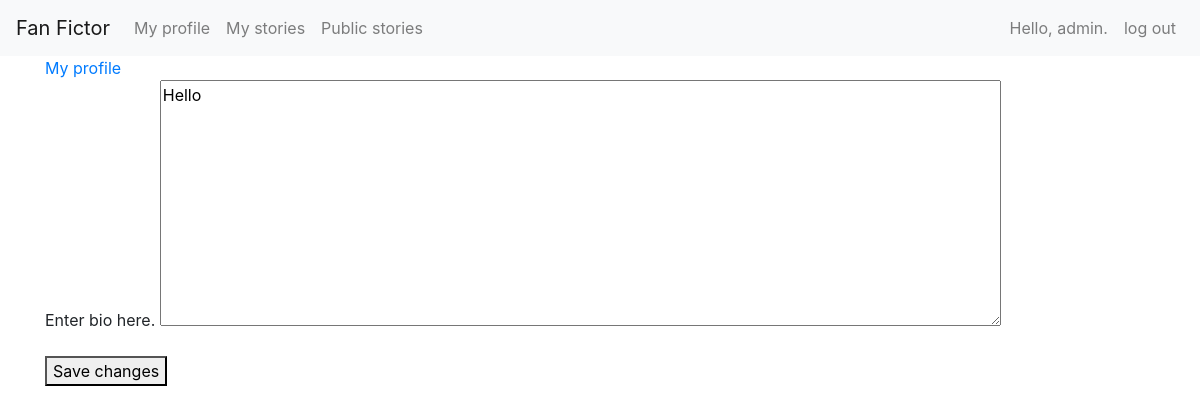
/users/myprofile/edit_bio/ (signed in), run on an earlier commit of the app's database.
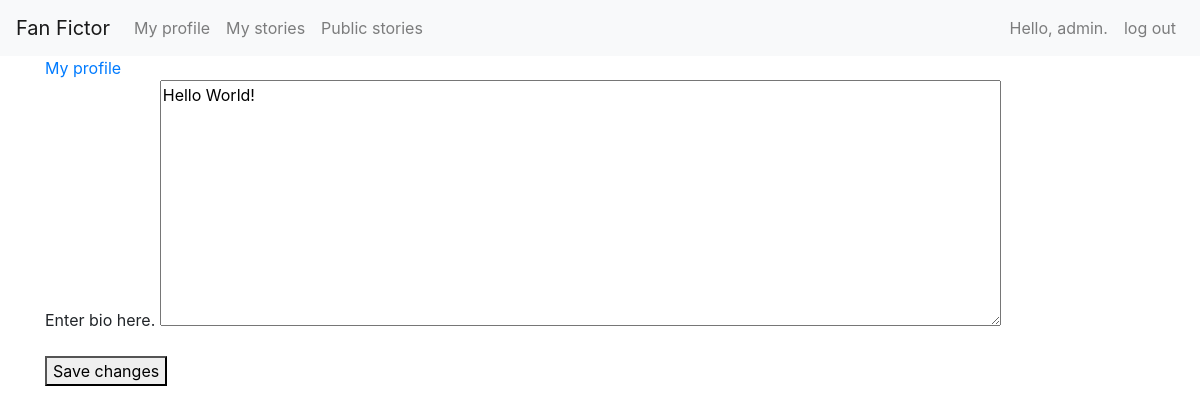
And on a later commit of the database.
### users/models.py (models this page shows)
class UserProfiles(models.Model):
    user = models.OneToOneField(User,
                                on_delete=models.CASCADE,
                                primary_key=True)
    biography = models.CharField(max_length=1000)
    profile_picture = models.URLField()

### users/views.py (the view)
# urls.py: path('myprofile/edit_bio/', views.edit_bio, name='edit_bio'),
@login_required
def edit_bio(request):
    users_profile = UserProfiles.objects.get(user=request.user)
    if request.user != users_profile.user:
        raise Http404("You do not have permission")
    if request.method != 'POST':
        form = BiographyForm(instance=users_profile)
    else:
        form = BiographyForm(instance=users_profile, data=request.POST)
        if form.is_valid():
            form.save()
            print("execute this line in bio")
            return HttpResponseRedirect(reverse('users:my_profile'))
    context = {'form': form}
    return render(request, 'users/edit_bio.html', context)

### users/forms.py
class BiographyForm(forms.ModelForm):
    class Meta:
        model = UserProfiles
        fields = {'biography'}
        labels = {'biography': 'Enter bio here.'}
        widgets = {'biography': forms.Textarea(attrs={'cols': 80})}

### users/templates/users/edit_bio.html (shortened to what this page needs)
{% extends "fan_fictions/base.html" %}
{% block content %}
    <a href="{% url 'users:my_profile' %}">My profile</a>
    <form action="{% url 'users:edit_bio' %}" method="post">
        <div class="form-group">
            {{ form.as_p }}
            <button type="submit">Save changes</button>
        </div>
    </form>
{% endblock content %}

What changed in the data, as far as the page shows it:
changed UserProfiles: biography "Hello" → "Hello World!"
